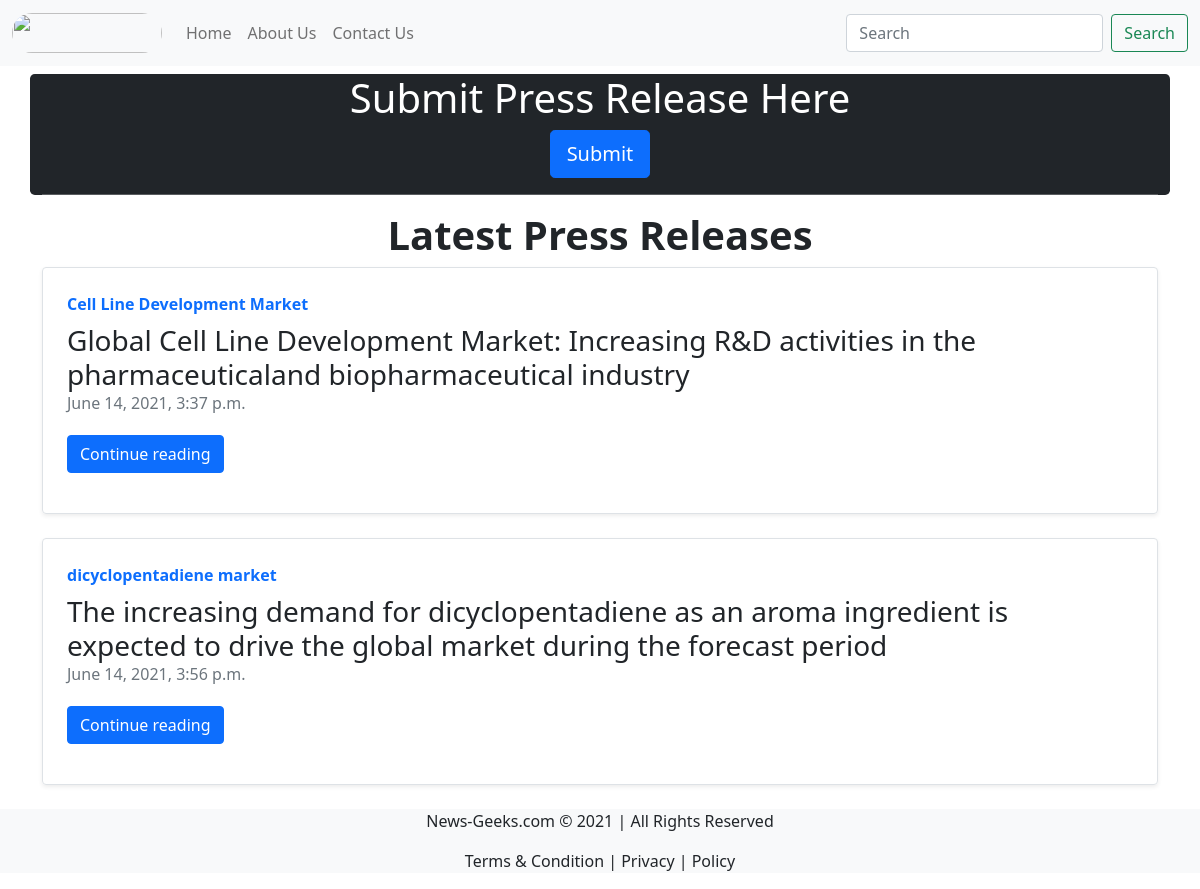
Screenshot of /blog/ with the database file from the repository.
### blog/models.py (models this page shows, shortened)
class Post(models.Model):
    sno = models.AutoField(primary_key=True)
    title = models.CharField(max_length=300)
    category = models.CharField(max_length=200)
    slug = models.CharField(max_length=100)
    keyword = models.CharField(max_length=200)
    content = tinymce_models.HTMLField(max_length=5000)
    timestamp = models.DateTimeField(blank=True)

### blog/views.py (the view)
# urls.py: path('', views.blogHome, name="blogHome"),
def blogHome(request):
    allPosts = Post.objects.all()
    context = {'allPosts':allPosts}
    return render(request, 'blog/blogHome.html',context)

### templates/blog/blogHome.html (shortened to what this page needs)
{% extends 'base.html' %}
{% block body %}
<div class="container mt-2 mb-2 text-center bg-dark text-white rounded-3">
<h1>Submit Press Release Here</h1><a href="/blog/submit" role="button" class="btn btn-primary btn-lg">Submit</a>
 <hr>
</div>
<div class="container mb-3 my-2">
<h1 class="text-center fw-bold">Latest Press Releases</h1>
    {% for post in allPosts %}
<div class="col-md-12">
      <div class="row g-0 border rounded overflow-hidden flex-md-row mb-4 shadow-sm h-md-250 position-relative">
        <div class="col p-4 d-flex flex-column position-static">
          <strong class="d-inline-block mb-2 text-primary">{{post.keyword}}</strong>
          <h3 class="mb-0">{{post.title}}</h3>
          <div class="mb-1 text-muted">{{post.timestamp}}</div>
            <div class="my-2">
          <a href="/blog/{{post.slug}}" class="btn btn-primary h5 my-2">Continue reading</a>
             </div>
        </div>
      </div>
    </div>
    {% endfor %}
</div>
{% endblock %}

### templates/base.html (shortened to what this page needs)
{% load static %}
<!doctype html>
<html lang="en">
  <head>
    <link href="https://cdn.jsdelivr.net/npm/bootstrap@5.0.1/dist/css/bootstrap.min.css" rel="stylesheet">
  </head>
  <body>
  <nav class="navbar navbar-expand-lg navbar-light bg-light">
  <div class="container-fluid">
    <a class="navbar-brand" href="/">
      <img src="https://ik.imagekit.io/partyzone11/press2media/Screenshot__4__kDy48aKKN.png" class="rounded-pill" alt="" width="150" height="40">
    </a>
    <div class="collapse navbar-collapse" id="navbarSupportedContent">
      <ul class="navbar-nav me-auto mb-2 mb-lg-0">
        <li class="nav-item {%block homeactive%} {% endblock %}">
          <a class="nav-link" aria-current="page" href="/">Home</a>
        </li>
        <li class="nav-item {%block aboutactive%} {% endblock %}">
          <a class="nav-link" href="/about">About Us</a>
        </li>
        <li class="nav-item {%block contactactive%} {% endblock %}">
          <a class="nav-link" href="/contact">Contact Us</a>
        </li>
      </ul>
      <form class="d-flex">
        <input class="form-control me-2" type="search" placeholder="Search" aria-label="Search">
        <button class="btn btn-outline-success" type="submit">Search</button>
      </form>
    </div>
  </div>
</nav>
    {% block body %}  {% endblock %}
  <div class="footer bg-light text-dark w-100 vh">
    <p class="text-center text-dark">News-Geeks.com &copy; 2021 | All Rights Reserved</p>
    <p class="text-center text-dark">Terms & Condition | Privacy | Policy</p>
  </div>
  </body>
</html>

### rows the page displays
Post: keyword "Cell Line Development Market", title "Global Cell Line Development Market: Increasing R&D activities in the pharmaceuticaland biopharmaceutical industry", timestamp "June 14, 2021, 3:37 p.m."
Post: keyword "dicyclopentadiene market", title "The increasing demand for dicyclopentadiene as an aroma ingredient is expected to drive the global market during the forecast period", timestamp "June 14, 2021, 3:56 p.m."
